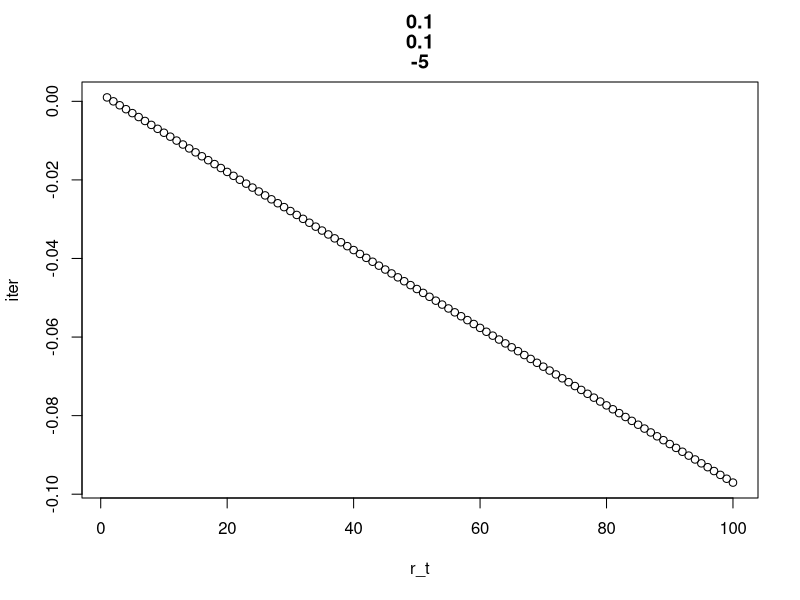
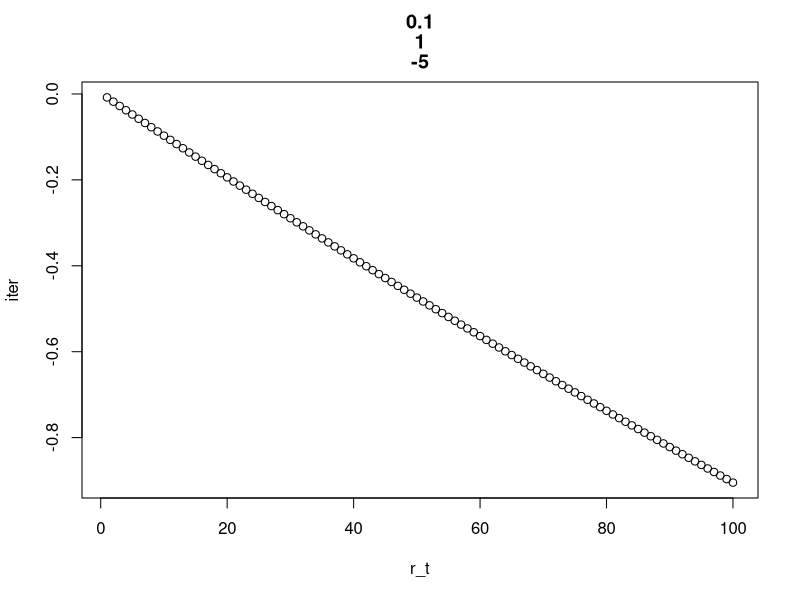
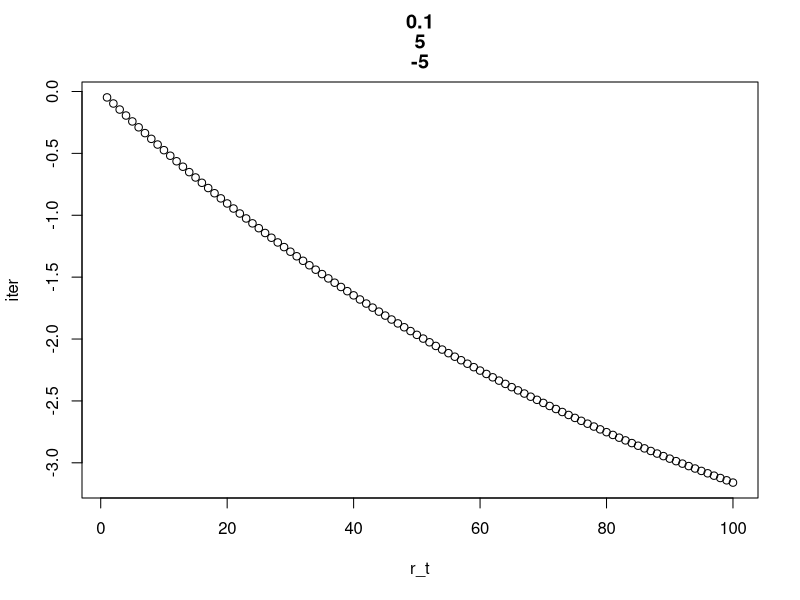
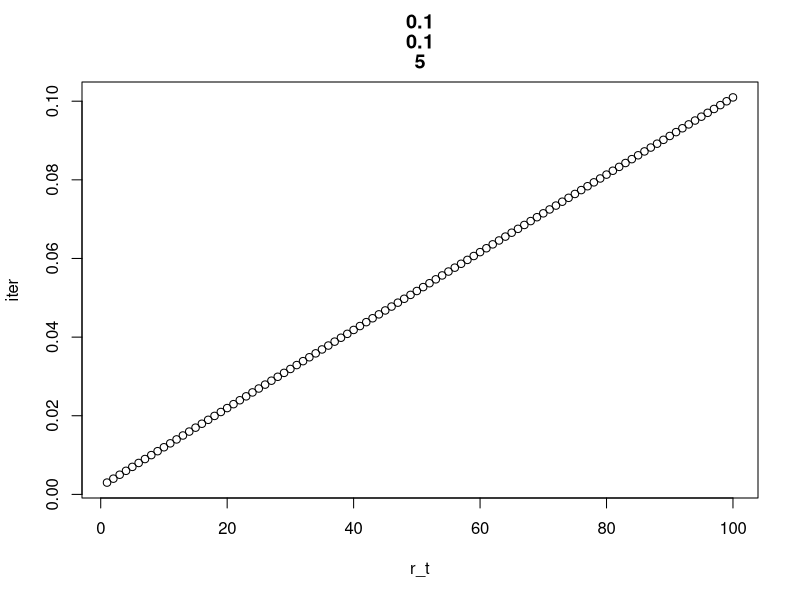
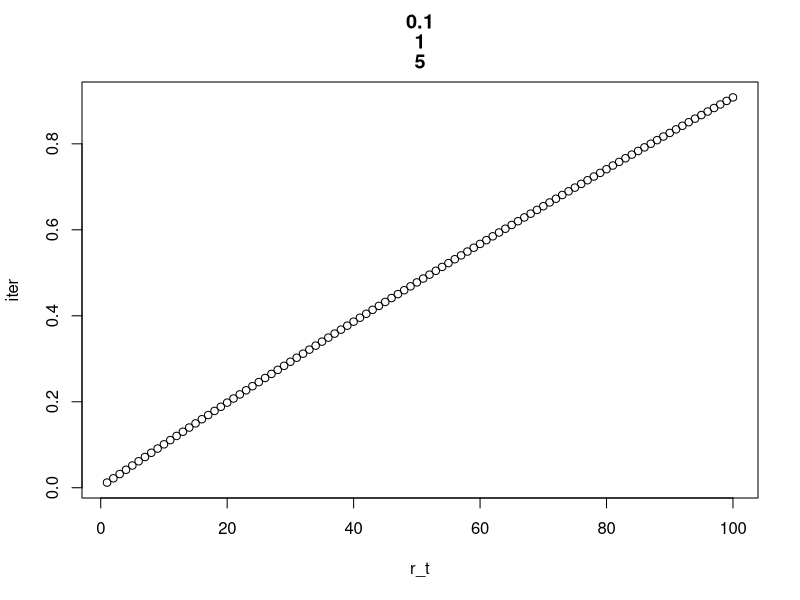
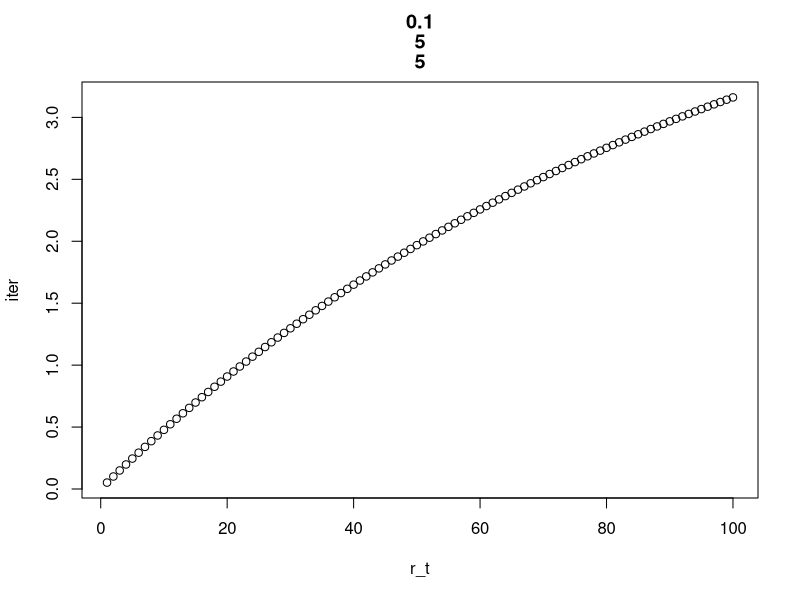
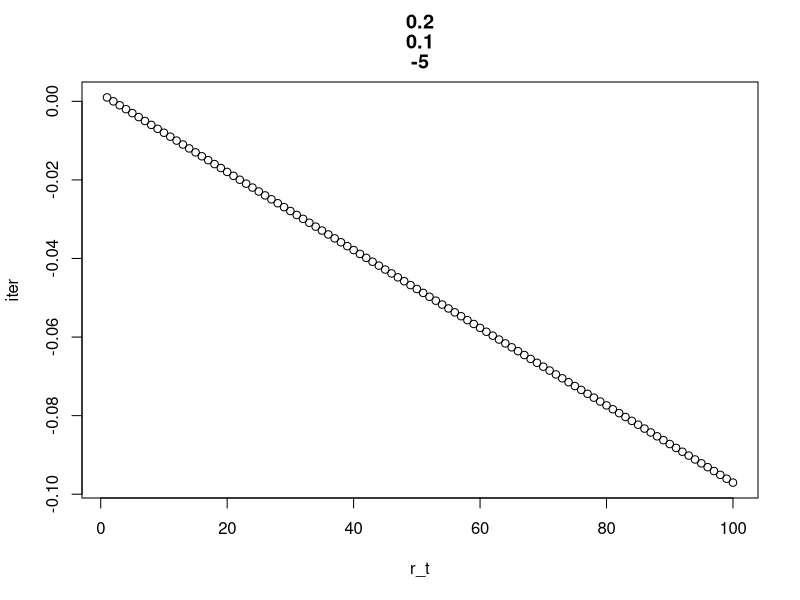
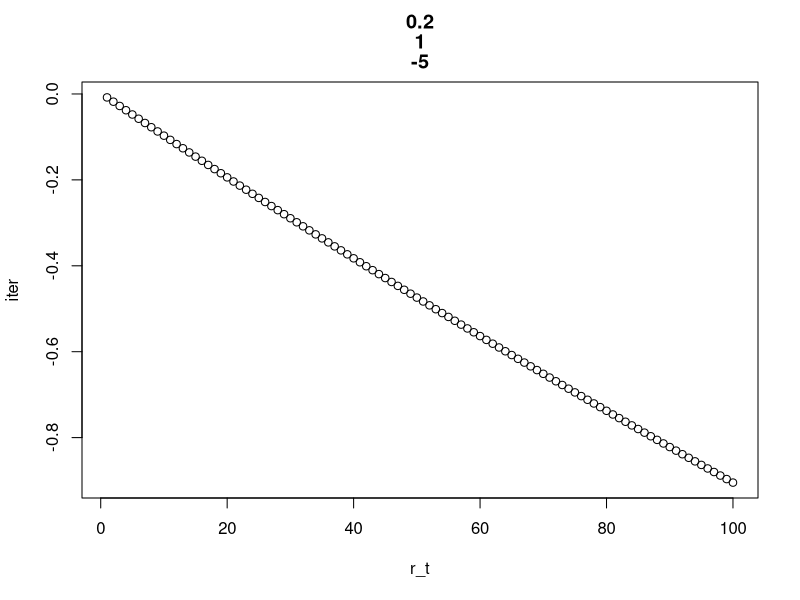

These charts were generated, in order, by the following R code:
## ---- chunk 1
OU <- function(T=500, n, sigma, alpha, b, r0, delta=1/500){
collect <- rep(0,n)

  for(i in seq(1:n)){
    rt <- r0 * exp(-alpha * delta) + b * (1 - exp(-alpha * delta)) + 
      sigma / sqrt(2 * alpha) * sqrt(1 - exp(-2 * alpha * delta)) * 
      dnorm(n,0,1)
    collect[i] <- rt
    r0 <- rt
  }
  z = seq(1:n)
  plot(z, collect, xlab= "r_t", ylab="iter", main=c(sigma,alpha,b))
}
  
n=100
OU(500, n, 0.1, 0.1, -5, 1/500)
OU(500, n, 0.1, 1, -5, 1/500)
OU(500, n, 0.1, 5, -5, 1/500)
OU(500, n, 0.1, 0.1, 5, 1/500)
OU(500, n, 0.1, 1, 5, 1/500)
OU(500, n, 0.1, 5, 5, 1/500)

OU(500, n, 0.2, 0.1, -5, 1/500)
OU(500, n, 0.2, 1, -5, 1/500)
OU(500, n, 0.2, 5, -5, 1/500)
OU(500, n, 0.2, 0.1, 5, 1/500)
OU(500, n, 0.2, 1, 5, 1/500)
OU(500, n, 0.2, 5, 5, 1/500)

OU(500, n, 0.5, 0.1, -5, 1/500)
OU(500, n, 0.5, 1, -5, 1/500)
OU(500, n, 0.5, 5, -5, 1/500)
OU(500, n, 0.5, 0.1, 5, 1/500)
OU(500, n, 0.5, 1, 5, 1/500)
OU(500, n, 0.5, 5, 5, 1/500)

## ---- chunk 2
set.seed(123)
Euler <- function(T,n,alpha,b,sigma,r0,delta){
  dw  <- rnorm(n, 0, sqrt(T/n))
  dt  <- T/n
  r <- c(r0)
  for (i in 2:(n+1)) {
    r[i]  <-  r[i-1] + alpha*(b-r[i-1])*dt*delta + sigma*dw[i-1]
  }
  return(r);
}

delta = 1
n = 1000
sigma = 0.5

out1 <- Euler(T=500, n=1000, alpha=1, b=5, sigma = 0.2, r0=1/500, delta)
nrv <- rnorm(n, out1[n], (sigma*delta)^2)
plot(density(nrv))
lines(density(out1), col = "red")

delta = 0.5
out2 <- Euler(T=500, n=1000, alpha=1, b=5, sigma = 0.2, r0=1/500, delta)
nrv <- rnorm(n, out2[n], (sigma*delta)^2)
plot(density(nrv))
lines(density(out2), col = "red")

delta = 0.1
out3 <- Euler(T=500, n=1000, alpha=1, b=5, sigma = 0.2, r0=1/500, delta)
nrv <- rnorm(n, out3[n], (sigma*delta)^2)
plot(density(nrv))
lines(density(out3), col = "red")

delta = 0.01
out4 <- Euler(T=500, n=1000, alpha=1, b=5, sigma = 0.2, r0=1/500, delta)
nrv <- rnorm(n, out4[n], (sigma*delta)^2)
plot(density(nrv))
lines(density(out4), col = "red")

## ---- chunk 3
set.seed(123)

pois_proc <- function(intensity,intmax, tmax){
  
  n <- rpois(1, intmax)
  tt <- runif(n, 0, tmax)
  u<- runif(n)
  accept <- u < intensity(tt) / intmax
  sort(tt[accept])
}

intfun <- function(x) sqrt(x) + exp(-x) * sin(2 * pi* x)

ff <- pois_proc(intfun, 2, 1)
hist(unlist(replicate(1000, pois_proc(intfun, 2, 1))), xlab ="", main = "Simulated Data")
curve(intfun(x)*100, 0, 1, add = TRUE, col = "red")
